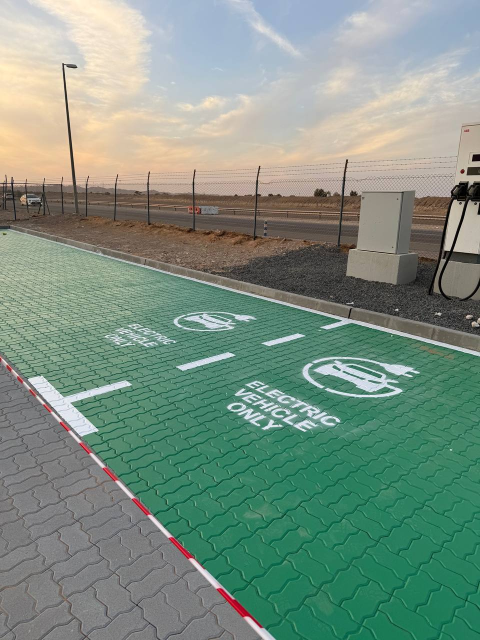
#> input picture data/images/IMG_0793.JPG, 960 x 1280 px, found by its file name (shown at 1/2 size); its folder holds only this picture in this run
$ python contact_sheet.py
#> lines starting #> are read from the running program, lines starting #| are printed output that depends on the picture
"""Build labelled contact sheets so the photo library can be reviewed at a glance."""

import os

from PIL import Image, ImageDraw

SRC = r"d:\al-sharqiya\data\images"
OUT = r"d:\al-sharqiya\data\extracted"

COLS, ROWS = 3, 3
CELL_W, CELL_H = 420, 300
LABEL_H = 26

files = sorted(f for f in os.listdir(SRC) if f.lower().endswith((".jpg", ".jpeg", ".png")))
print(f"{len(files)} source photos")

per_sheet = COLS * ROWS
for sheet_idx in range(0, len(files), per_sheet):
    batch = files[sheet_idx : sheet_idx + per_sheet]
    sheet = Image.new("RGB", (COLS * CELL_W, ROWS * (CELL_H + LABEL_H)), "white")
#> sheet: PIL image 1260x978 RGB; every value is 255
    draw = ImageDraw.Draw(sheet)

    for i, name in enumerate(batch):
        col, row = i % COLS, i // COLS
        x, y = col * CELL_W, row * (CELL_H + LABEL_H)
        with Image.open(os.path.join(SRC, name)) as img:
#> img is the input picture: PIL image 960x1280 RGB; mean R, G, B 124.3, 145.4, 131
            img = img.convert("RGB")
            img.thumbnail((CELL_W - 8, CELL_H - 8))
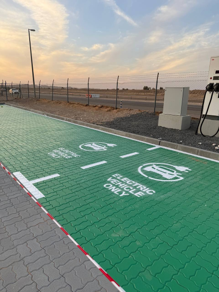
#> img: PIL image 219x292 RGB; mean R, G, B 124.4, 145.6, 131.1
            sheet.paste(img, (x + 4, y + 4))
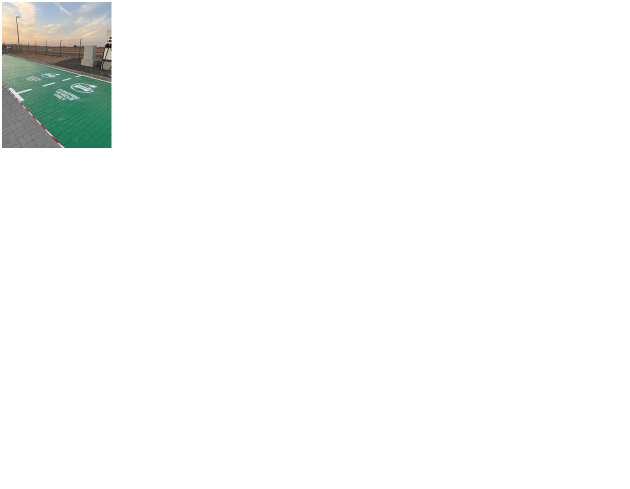
#> sheet: PIL image 1260x978 RGB (shown at 1/2 size); mean R, G, B 248.2, 249.3, 248.6
        draw.text((x + 6, y + CELL_H + 6), name, fill="black")

    n = sheet_idx // per_sheet + 1
    path = os.path.join(OUT, f"contact_sheet_{n}.jpg")
    sheet.save(path, quality=88)
    print(f"wrote {path}: {', '.join(batch)}")

$ run again, on data/images/IMG_4327.JPG
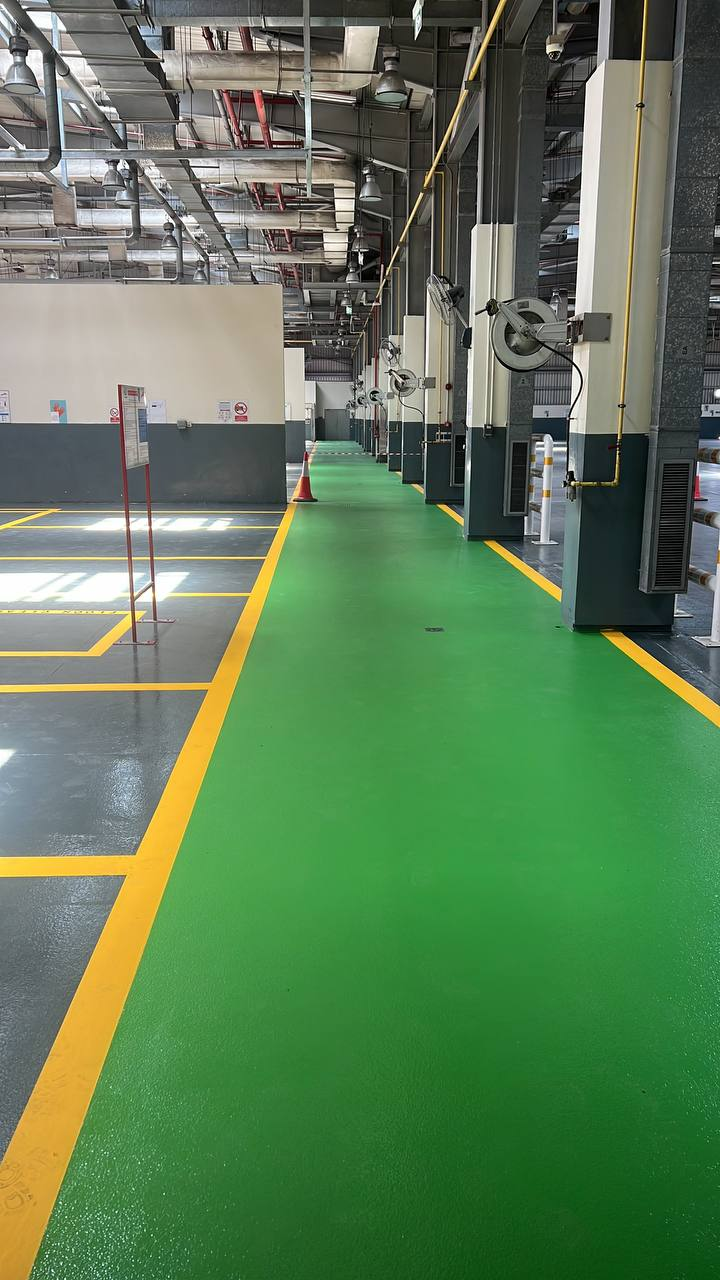
#> input picture data/images/IMG_4327.JPG, 720 x 1280 px, found by its file name
#> img is the input picture: PIL image 720x1280 RGB; mean R, G, B 92.8, 125.1, 86.6
#> `img.thumbnail((CELL_W - 8, CELL_H - 8))`:
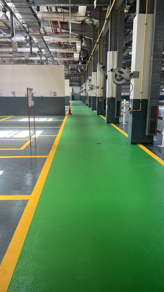
#> img: PIL image 164x292 RGB; mean R, G, B 92.9, 125.2, 86.7
#> `sheet.paste(img, (x + 4, y + 4))`:
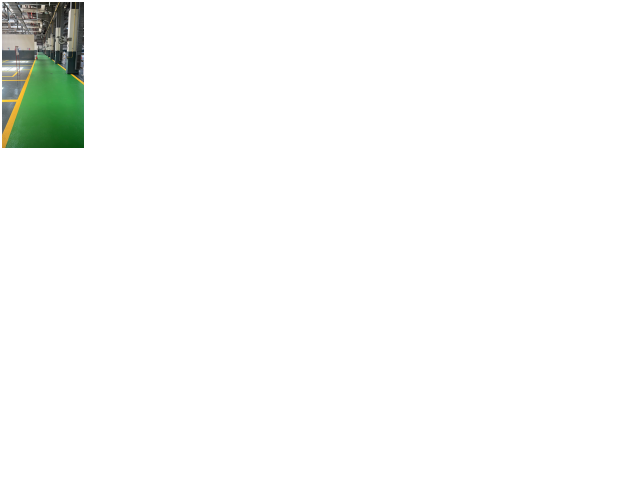
#> sheet: PIL image 1260x978 RGB (shown at 1/2 size); mean R, G, B 248.7, 250, 248.5

$ run again, on data/images/IMG_4497.JPG
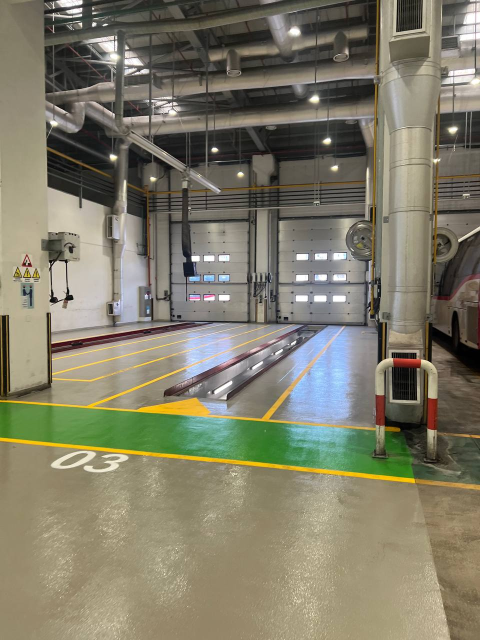
#> input picture data/images/IMG_4497.JPG, 960 x 1280 px, found by its file name (shown at 1/2 size)
#> img is the input picture: PIL image 960x1280 RGB; mean R, G, B 127.7, 124.2, 105.1
#> `img.thumbnail((CELL_W - 8, CELL_H - 8))`:
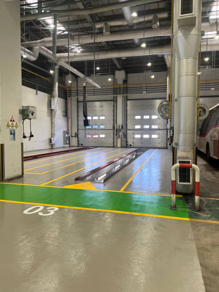
#> img: PIL image 219x292 RGB; mean R, G, B 127.8, 124.3, 105.2
#> `sheet.paste(img, (x + 4, y + 4))`:
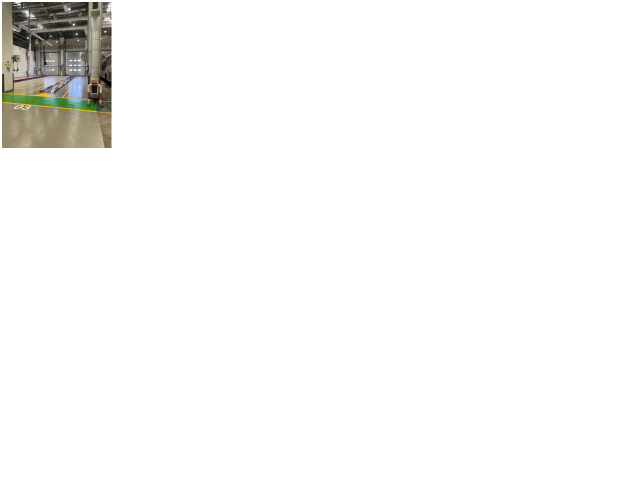
#> sheet: PIL image 1260x978 RGB (shown at 1/2 size); mean R, G, B 248.4, 248.2, 247.2

$ run again, on data/images/IMG_4601.JPG
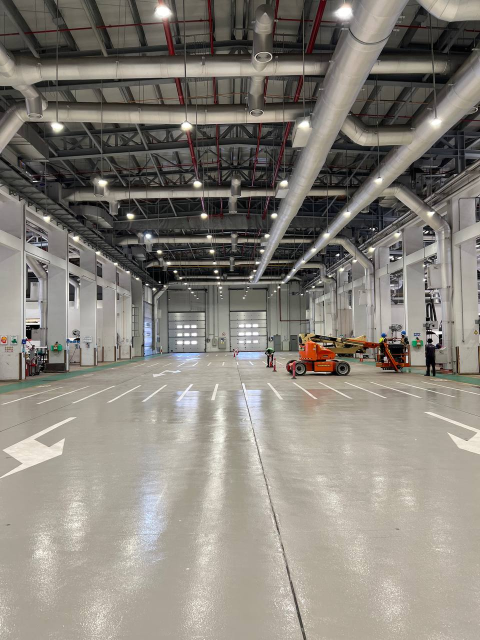
#> input picture data/images/IMG_4601.JPG, 960 x 1280 px, found by its file name (shown at 1/2 size)
#> img is the input picture: PIL image 960x1280 RGB; mean R, G, B 135.2, 130.2, 122.3
#> `img.thumbnail((CELL_W - 8, CELL_H - 8))`:
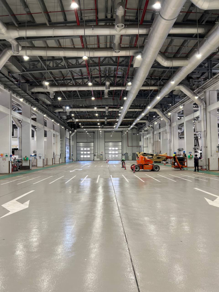
#> img: PIL image 219x292 RGB; mean R, G, B 135.3, 130.4, 122.4
#> `sheet.paste(img, (x + 4, y + 4))`:
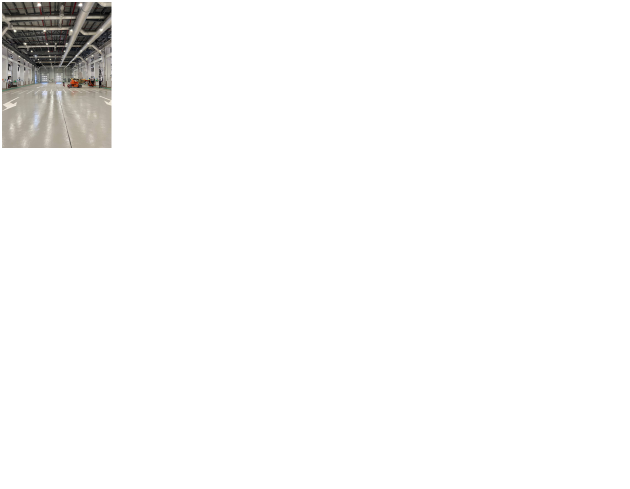
#> sheet: PIL image 1260x978 RGB (shown at 1/2 size); mean R, G, B 248.8, 248.5, 248.1

$ run again, on data/images/IMG_0794.JPG
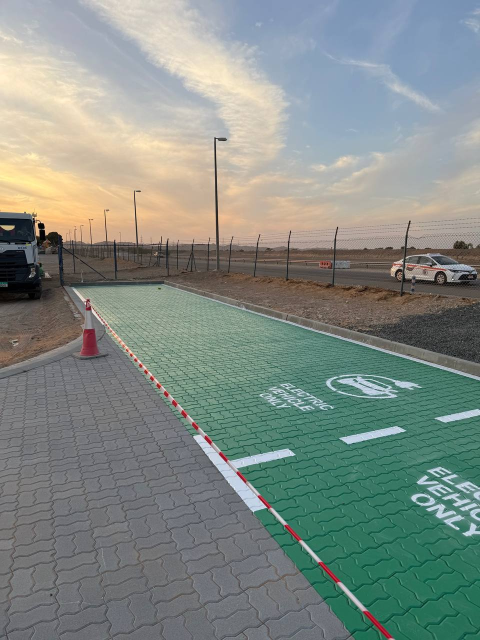
#> input picture data/images/IMG_0794.JPG, 960 x 1280 px, found by its file name (shown at 1/2 size)
#> img is the input picture: PIL image 960x1280 RGB; mean R, G, B 130.3, 139.9, 133.7
#> `img.thumbnail((CELL_W - 8, CELL_H - 8))`:
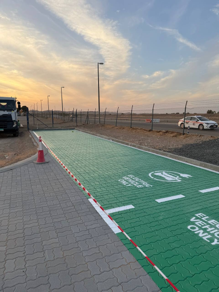
#> img: PIL image 219x292 RGB; mean R, G, B 130.4, 140, 133.8
#> `sheet.paste(img, (x + 4, y + 4))`:
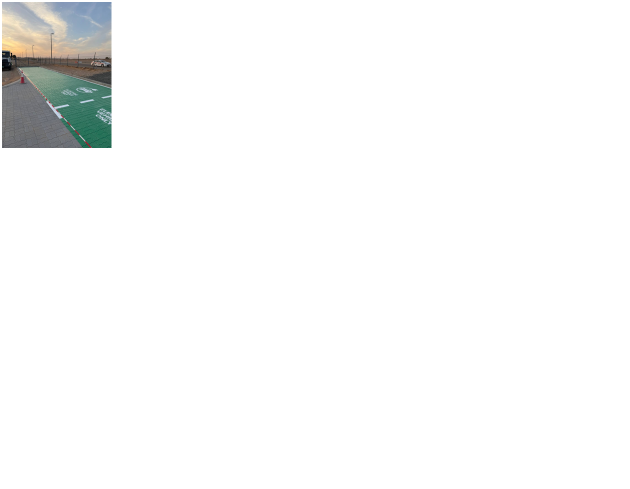
#> sheet: PIL image 1260x978 RGB (shown at 1/2 size); mean R, G, B 248.5, 249, 248.7
